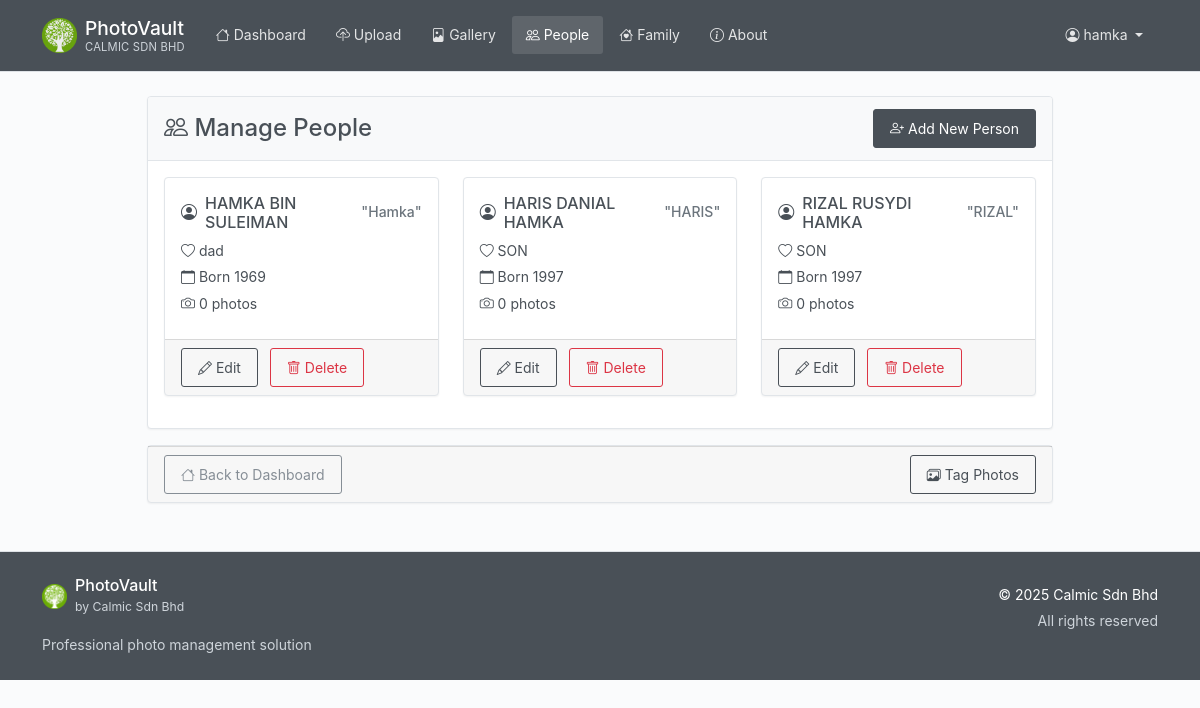
Screenshot of /people (signed in) with the database file from the repository.
### photovault/models/__init__.py (models this page shows, shortened)
class User(UserMixin, db.Model):
    id = db.Column(db.Integer, primary_key=True)
    username = db.Column(db.String(80), unique=True, nullable=False)
    email = db.Column(db.String(120), unique=True, nullable=False)
    password_hash = db.Column(db.String(255), nullable=False)
    created_at = db.Column(db.DateTime, default=datetime.utcnow)
    is_active = db.Column(db.Boolean, default=True)
    is_admin = db.Column(db.Boolean, default=False, nullable=False)
    is_superuser = db.Column(db.Boolean, default=False, nullable=False)
    photos = db.relationship('Photo', backref='user', lazy=True, cascade='all, delete-orphan')
    albums = db.relationship('Album', backref='user', lazy=True, cascade='all, delete-orphan')
    people = db.relationship('Person', backref='user', lazy=True, cascade='all, delete-orphan')

class Person(db.Model):
    id = db.Column(db.Integer, primary_key=True)
    name = db.Column(db.String(200), nullable=False)
    nickname = db.Column(db.String(100))
    birth_year = db.Column(db.Integer)
    relationship = db.Column(db.String(100))  # e.g., "Mother", "Brother", "Friend"
    notes = db.Column(db.Text)
    created_at = db.Column(db.DateTime, default=datetime.utcnow)
    user_id = db.Column(db.Integer, db.ForeignKey('user.id'), nullable=False)
    photo_people_records = db.relationship('PhotoPerson', back_populates='person', overlaps="photos")

### photovault/routes/main.py (the view)
@main_bp.route('/people')
@login_required
def people():
    try:
        from photovault.models import Person
        page = request.args.get('page', 1, type=int)
        people = Person.query.filter_by(user_id=current_user.id).order_by(Person.name.asc()).paginate(
            page=page, per_page=12, error_out=False
        )
        return render_template('people.html', people=people)
    except Exception as e:
        print(f"People page error: {str(e)}")
        return render_template('people.html', people=None)

### photovault/templates/people.html (shortened to what this page needs)
{% extends "base.html" %}
{% block content %}
<div class="container mt-4">
    <div class="row justify-content-center">
        <div class="col-lg-10">
            <div class="card">
                <div class="card-header d-flex justify-content-between align-items-center">
                    <h4 class="mb-0">
                        <i class="bi bi-people"></i> Manage People
                    </h4>
                    <button class="btn btn-primary" data-bs-toggle="modal" data-bs-target="#addPersonModal">
                        <i class="bi bi-person-plus"></i> Add New Person
                    </button>
                </div>
                <div class="card-body">
                    {% if people.items %}
                    <div class="row">
                        {% for person in people.items %}
                        <div class="col-md-6 col-lg-4 mb-3">
                            <div class="card person-card h-100">
                                <div class="card-body">
                                    <h6 class="card-title d-flex align-items-center">
                                        <i class="bi bi-person-circle me-2"></i>
                                        {{ person.name }}
                                        {% if person.nickname %}
                                        <small class="text-muted ms-1">"{{ person.nickname }}"</small>
                                        {% endif %}
                                    </h6>
                                    {% if person.relationship %}
                                    <p class="card-text mb-1">
                                        <i class="bi bi-heart"></i> {{ person.relationship }}
                                    </p>
                                    {% endif %}
                                    {% if person.birth_year %}
                                    <p class="card-text mb-1">
                                        <i class="bi bi-calendar"></i> Born {{ person.birth_year }}
                                    </p>
                                    {% endif %}
                                    <p class="card-text mb-2">
                                        <i class="bi bi-camera"></i>
                                        {{ person.photo_count if person.photo_count else 0 }} photos
                                    </p>
                                </div>
                                <div class="card-footer">
                                    <button class="btn btn-outline-primary btn-sm"
                                            onclick="editPerson({{ person.id }}, '{{ person.name }}', '{{ person.nickname or '' }}', '{{ person.relationship or '' }}', {{ person.birth_year or 'null' }}, '{{ person.notes or '' }}')">
                                        <i class="bi bi-pencil"></i> Edit
                                    </button>
                                    <button class="btn btn-outline-danger btn-sm ms-2"
                                            onclick="deletePerson({{ person.id }}, '{{ person.name }}')">
                                        <i class="bi bi-trash"></i> Delete
                                    </button>
                                </div>
                            </div>
                        </div>
                        {% endfor %}
                    </div>
                    {% endif %}
                </div>
            </div>
            <div class="card mt-3">
                <div class="card-footer">
                    <div class="d-flex justify-content-between">
                        <a href="{{ url_for('main.dashboard') }}" class="btn btn-outline-secondary">
                            <i class="bi bi-house"></i> Back to Dashboard
                        </a>
                        <a href="{{ url_for('main.gallery') }}" class="btn btn-outline-primary">
                            <i class="bi bi-images"></i> Tag Photos
                        </a>
                    </div>
                </div>
            </div>
        </div>
    </div>
</div>
{% endblock %}

### photovault/templates/base.html (shortened to what this page needs)
<!DOCTYPE html>
<html lang="en">
<head>
    <link href="https://cdn.jsdelivr.net/npm/bootstrap@5.1.3/dist/css/bootstrap.min.css" rel="stylesheet"
>
    <link rel="stylesheet" href="https://cdn.jsdelivr.net/npm/bootstrap-icons@1.11.3/font/bootstrap-icons.css">
    <link rel="stylesheet" href="{{ url_for('static', filename='css/style.css') }}">
</head>
<body>
    <nav class="navbar navbar-expand-lg navbar-dark" role="navigation" aria-label="Main navigation">
        <div class="container">
            <a class="navbar-brand d-flex align-items-center" href="{{ url_for('main.index') }}" aria-label="PhotoVault Home">
                <div class="logo-container me-2 d-flex align-items-center">
                    <img src="{{ url_for('static', filename='img/calmic-logo.png') }}"
                         alt="Calmic Logo"
                         height="35"
                         class="logo-img"
                         onload="this.parentNode.querySelector('.logo-fallback').style.display='none';"
                         onerror="this.style.display='none'; this.parentNode.querySelector('.logo-fallback').style.display='flex';">
                </div>
                <div class="brand-text">
                    <div class="brand-name">{{ app_title if app_title else 'PhotoVault' }}</div>
                    <div class="company-name">{{ company_info.name if company_info else 'Calmic Sdn Bhd' }}</div>
                </div>
            </a>
            <div class="collapse navbar-collapse" id="navbarNav">
                {% if current_user.is_authenticated %}
                <div class="navbar-nav me-auto">
                    <a class="nav-link {{ 'active' if request.endpoint == 'main.dashboard' }}"
                       href="{{ url_for('main.dashboard') }}" aria-current="{% if request.endpoint == 'main.dashboard' %}page{% endif %}">
                        <i class="bi bi-house" aria-hidden="true"></i> Dashboard
                    </a>
                    <a class="nav-link {{ 'active' if request.endpoint == 'photo.upload_photo' }}"
                       href="/upload" aria-current="{% if request.endpoint == 'photo.upload_photo' %}page{% endif %}">
                        <i class="bi bi-cloud-upload" aria-hidden="true"></i> Upload
                    </a>
                    <a class="nav-link"
                       href="/gallery" aria-current="page">
                        <i class="bi bi-file-image" aria-hidden="true"></i> Gallery
                    </a>
                    <a class="nav-link {{ 'active' if request.endpoint == 'main.people' }}"
                       href="{{ url_for('main.people') }}" aria-current="{% if request.endpoint == 'main.people' %}page{% endif %}">
                        <i class="bi bi-people" aria-hidden="true"></i> People
                    </a>
                    <a class="nav-link {{ 'active' if request.endpoint and request.endpoint.startswith('family.') }}"
                       href="{{ url_for('family.index') }}" aria-current="{% if request.endpoint and request.endpoint.startswith('family.') %}page{% endif %}">
                        <i class="bi bi-house-heart" aria-hidden="true"></i> Family
                    </a>
                    <a class="nav-link {{ 'active' if request.endpoint == 'main.about' }}"
                       href="{{ url_for('main.about') }}" aria-current="{% if request.endpoint == 'main.about' %}page{% endif %}">
                        <i class="bi bi-info-circle" aria-hidden="true"></i> About
                    </a>
                </div>
                <div class="navbar-nav ms-auto">
                    <div class="nav-item dropdown">
                        <a class="nav-link dropdown-toggle" href="#" id="userDropdown" role="button"
                           data-bs-toggle="dropdown" aria-expanded="false" aria-label="User menu for {{ current_user.username }}">
                            <i class="bi bi-person-circle" aria-hidden="true"></i>
                            <span class="d-none d-sm-inline">{{ current_user.username }}</span>
                        </a>
                    </div>
                </div>
                {% endif %}
            </div>
        </div>
    </nav>
    <main class="container my-4" id="main-content" role="main">
        {% block content %}{% endblock %}
    </main>
    <footer class="py-4 mt-5" role="contentinfo">
        <div class="container">
            <div class="row">
                <div class="col-md-6 mb-3 mb-md-0">
                    <div class="d-flex align-items-center mb-3">
                        <div class="footer-logo-container me-2 d-flex align-items-center">
                            <img src="{{ url_for('static', filename='img/calmic-logo.png') }}"
                                 alt="Calmic Logo"
                                 height="25"
                                 class="footer-logo-img"
                                 onload="this.parentNode.querySelector('.footer-logo-fallback').style.display='none';"
                                 onerror="this.style.display='none'; this.parentNode.querySelector('.footer-logo-fallback').style.display='flex';">
                        </div>
                        <div>
                            <h6 class="mb-0">{{ app_title if app_title else 'PhotoVault' }}</h6>
                            <small class="text-muted">by {{ company_info.name if company_info else 'Calmic Sdn Bhd' }}</small>
                        </div>
                    </div>
                    <p class="text-muted mb-0">Professional photo management solution</p>
                </div>
                <div class="col-md-6 text-md-end">
                    <p class="mb-1">{{ company_copyright if company_copyright else '© 2025 Calmic Sdn Bhd' }}</p>
                    <p class="text-muted mb-0">All rights reserved</p>
                </div>
            </div>
        </div>
    </footer>
</body>
</html>

### photovault/static/css/style.css (style rules this page uses)
body { font-family: -apple-system, BlinkMacSystemFont, 'Segoe UI', Roboto, 'Helvetica Neue', Arial, sans-serif; font-size: 14px; line-height: 1.6; color: #495057; background-color: #fafbfc; font-weight: 400; }
:root { --primary-color: #495057; --secondary-color: #868e96; --success-color: #51a351; --info-color: #5bc0de; --warning-color: #f0ad4e; --danger-color: #d9534f; --light-bg: #fafbfc; --lighter-bg: #ffffff; --border-color: #e1e5e9; --text-muted: #6c757d; --text-dark: #495057; }
.navbar-brand { font-weight: 500; font-size: 1.2rem; padding: 0.5rem 0; color: #ffffff !important; }
.navbar-brand img { border-radius: 2px; opacity: 0.9; }
.brand-text { line-height: 1.3; }
.brand-name { font-size: 1.2rem; font-weight: 500; color: #ffffff; margin-bottom: -1px; }
.company-name { font-size: 0.7rem; color: #ced4da; font-weight: 400; text-transform: uppercase; letter-spacing: 0.2px; }
.navbar-dark { background-color: var(--primary-color) !important; border-bottom: 1px solid #dee2e6; box-shadow: none; }
.navbar-dark .navbar-nav .nav-link { color: rgba(255,255,255,0.85) !important; font-weight: 400; padding: 0.5rem 0.875rem; border-radius: 3px; margin: 0 1px; transition: all 0.15s ease; }
.navbar-dark .navbar-nav .nav-link.active { color: #ffffff !important; background-color: rgba(255,255,255,0.12); }
.card { border: 1px solid var(--border-color); border-radius: 4px; box-shadow: 0 1px 2px rgba(0,0,0,0.05); transition: box-shadow 0.15s ease; background-color: var(--lighter-bg); }
.card-header { background-color: #f8f9fa; border-bottom: 1px solid var(--border-color); font-weight: 500; color: var(--text-dark); padding: 0.75rem 1rem; font-size: 0.9rem; }
.card-title { margin-bottom: 0.5rem; color: var(--text-dark); font-weight: 500; font-size: 1rem; }
.btn { border-radius: 3px; font-weight: 400; font-size: 0.875rem; padding: 0.5rem 1rem; transition: all 0.15s ease; border-width: 1px; }
.btn-primary { background-color: var(--primary-color); border-color: var(--primary-color); color: #ffffff; }
.btn-outline-primary { color: var(--primary-color); border-color: var(--primary-color); }
.btn-outline-secondary { color: var(--secondary-color); border-color: var(--secondary-color); }
footer { background-color: var(--primary-color); color: #ffffff; border-top: 1px solid #dee2e6; }
footer .text-muted { color: #ced4da !important; }
.text-muted { color: var(--text-muted) !important; }
.card { background-color: #ffffff !important; color: #495057 !important; }
.card-body { color: inherit !important; }

### photovault/templates/people.html (style rules this page uses)
.person-card { transition: transform 0.2s ease; }

### rows the page displays
User: username "hamka"
Person: name "HAMKA BIN SULEIMAN", nickname "Hamka", relationship "dad", birth_year "1969", photo_count "0"
Person: name "HARIS DANIAL HAMKA", nickname "HARIS", relationship "SON", birth_year "1997", photo_count "0"
Person: name "RIZAL RUSYDI HAMKA", nickname "RIZAL", relationship "SON", birth_year "1997", photo_count "0"

### other values shown
{{ app_title if app_title else 'PhotoVault' }} "PhotoVault"
{{ company_info.name if company_info else 'Calmic Sdn Bhd' }} "CALMIC SDN BHD"
{{ company_info.name if company_info else 'Calmic Sdn Bhd' }} "Calmic Sdn Bhd"
{{ company_copyright if company_copyright else '© 2025 Calmic Sdn Bhd' }} "© 2025 Calmic Sdn Bhd"
